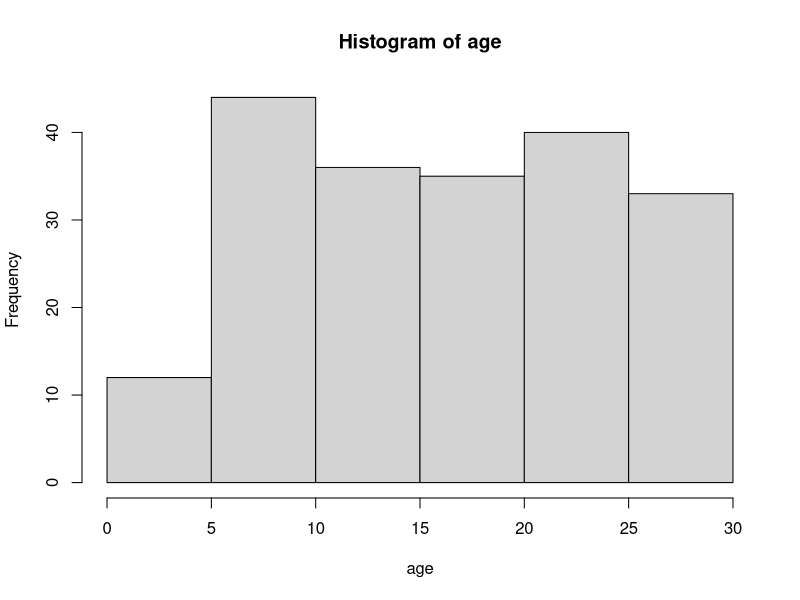

This chart was generated by the following R code: (Note: this script raises an error after producing the figure.)
library(purrr)
N=200
set.seed(4343)
age=rdunif(N, a=4, b=30)
table(age)
hist(age)

sex=rdunif(N, a=0, b=1)
table(sex)

sex.factor=sex
sex.factor[which(sex==0)]="Male"
sex.factor[which(sex==1)]="Female"

#Simulate effects of site
n.sites=5
beta.site=rnorm(n.sites,0,400)

#Simulate Site index
set.seed(35435)
site.index=rdunif(N, a=1, b=n.sites)
table(site.index)


site.index.name=site.index
site.index.name[which(site.index==1)]="Kenya.1"
site.index.name[which(site.index==2)]="Kenya.2"
site.index.name[which(site.index==3)]="Kenya.3"
site.index.name[which(site.index==4)]="Kenya.4"
site.index.name[which(site.index==5)]="Kenya.5"


site.coef=site.index
site.coef[which(site.index==0)]=beta.site[1]
site.coef[which(site.index==1)]=beta.site[2]
site.coef[which(site.index==2)]=beta.site[3]
site.coef[which(site.index==3)]=beta.site[4]
site.coef[which(site.index==4)]=beta.site[5]

site.coef

beta0= 13000-2000 #(males) lbs
beta1= (1300-6600)-4000 #(female differences) lbs
beta2=  50 # age
beta3=150

mu=beta0+beta1*sex+beta2*age+beta3*(age*sex)+site.coef

sigma=10

set.seed(434312)
y=rnorm(N, mean=mu,sd=sigma)

#these are observed weights
y

dat=data.frame(y,sex.factor,age,site.index.name)
colnames(dat)=c("weight","sex","age.years","site")

write.csv(dat, file="elephant.study.csv",row.names = FALSE)


dat=read.csv("elephant.study.csv")

a=glm(weight~site,contrasts = list(site = contr.sum),data=dat)

site=as.factor(dat$site)

model.matrix(~site,contrasts = list(site = contr.sum))

coef(a)[1]+sum(coef(a)[-1]*(-1))

c(511.5 - -487.1    -   -821.2    -    498.4)

rbind(unique(round(as.numeric(predict(a))),digits=0),
unique(dat$site))

glm(y~sex*age+site,data=dat)
